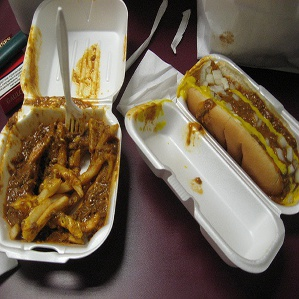
#> input picture hotdog-nothotdog/train/hotdog/1008.jpg, 299 x 299 px; its folder holds only this picture in this run
$ python DataGenerator.py
#> lines starting #> are read from the running program, lines starting #| are printed output that depends on the picture
import os
from tqdm import tqdm
import cv2
import numpy as np

class DataGenerator():
    # path for images
    TRAIN_HOTDOG = "hotdog-nothotdog/train/hotdog"       # 1500 images
    TRAIN_NOTHOTDOG = "hotdog-nothotdog/train/nothotdog" # 1500 images
    TEST_HOTDOG = "hotdog-nothotdog/test/hotdog"         # 322 images
    TEST_NOTHOTDOG = "hotdog-nothotdog/test/nothotdog"   # 322 images

    # data lists, each index is list containing a grayscale image and correct label
    training_data = []
    testing_data = []

    # count images
    count_train_hotdog = 0
    count_train_nothotdog = 0
    count_test_hotdog = 0
    count_test_nothotdog = 0

    IMG_SIZE = 150

    @classmethod # class methods modify class state that applies across all instances of the class
    def gen_training_data(cls):
        LABELS = {cls.TRAIN_HOTDOG: [1, 0], cls.TRAIN_NOTHOTDOG: [0, 1]} # hotdogs set to first index, not hotdog second index
        for label in LABELS:
            for file in tqdm(os.listdir(label)): # create list from files in label, and iterates through list
                file_path = os.path.join(label, file)
                image = cv2.imread(file_path, cv2.IMREAD_GRAYSCALE) # load a color image in grayscale
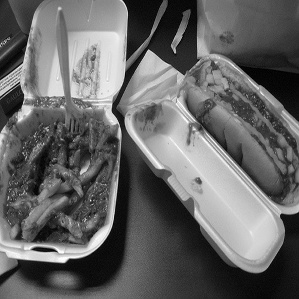
#> image: shape (299, 299); min 0, max 255, mean 100.9
                image = cv2.resize(image, (cls.IMG_SIZE, cls.IMG_SIZE)) # resize image
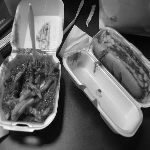
#> image: shape (150, 150); min 2, max 255, mean 100.8
                cls.training_data.append([np.array(image), LABELS[label]]) # group image to correct label

                # count data to keep balance
                if label == cls.TRAIN_HOTDOG:
                    cls.count_train_hotdog += 1
                if label == cls.TRAIN_NOTHOTDOG:
                    cls.count_train_nothotdog += 1

        np.random.shuffle(cls.training_data)
        np.save("data/training_data.npy", cls.training_data) # save data to a .npy file

        # output count of each image
        print("Training hotdogs:", cls.count_train_hotdog)
        print("Training not hotdogs:", cls.count_train_nothotdog)

    @classmethod # class methods modify class state that applies across all instances of the class
    def gen_testing_data(cls):
        LABELS = {cls.TEST_HOTDOG: [1, 0], cls.TEST_NOTHOTDOG: [0, 1]} # hotdogs set to 0, else 1
        for label in LABELS:
            for file in tqdm(os.listdir(label)): # create list from files in label, and iterates through list
                file_path = os.path.join(label, file)
                image = cv2.imread(file_path, cv2.IMREAD_GRAYSCALE) # load a color image in grayscale
                cls.testing_data.append([np.array(image), LABELS[label]]) # group image to correct label

                # count data to keep balance
                if label == cls.TEST_HOTDOG:
                    cls.count_test_hotdog += 1
                if label == cls.TEST_NOTHOTDOG:
                    cls.count_test_nothotdog += 1

        np.random.shuffle(cls.testing_data)
        np.save("data/testing_data.npy", cls.testing_data) # save data to a .npy file

        # output count of each image
        print("Testing hotdogs:", cls.count_test_hotdog)
        print("Testing not hotdogs:", cls.count_test_nothotdog)

if __name__ == "__main__":
#> (the run stopped early here; a loop or call above may not have finished)
